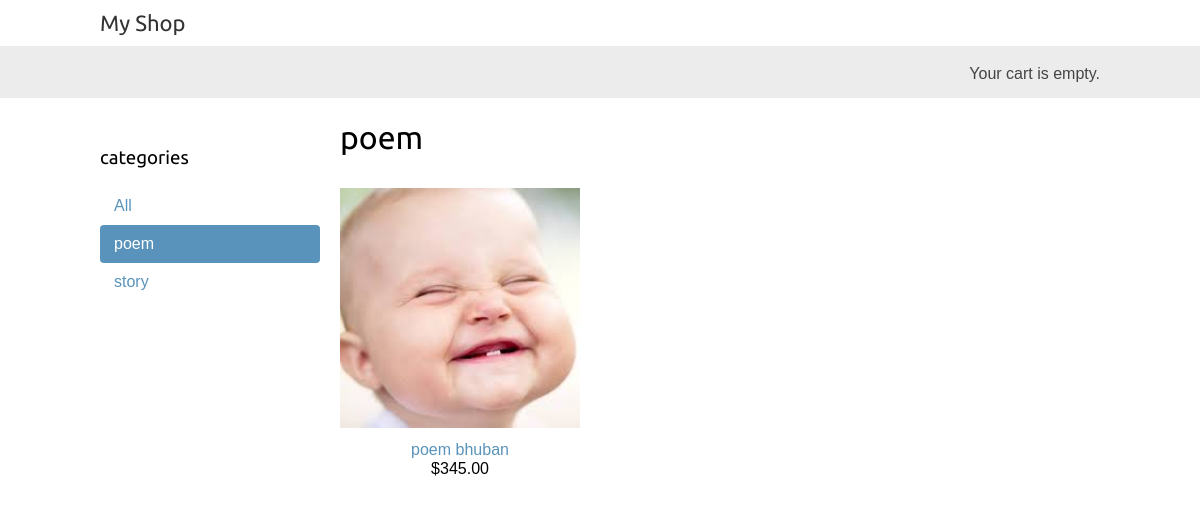
The app's page /poem/ with its own data.
### shop/models.py (models this page shows)
class Category(models.Model):
    name = models.CharField(max_length=200)
    slug = models.SlugField(max_length=200)
    def __str__(self):
        return self.name
    def get_absolute_url(self):
        return reverse('shop:product_list_by_category',args=[self.slug])

class Product(models.Model):
    category = models.ForeignKey(Category,related_name='products',on_delete=models.CASCADE)
    name = models.CharField(max_length=200, db_index=True)
    slug = models.SlugField(max_length=200, db_index=True)
    image = models.ImageField(upload_to='products/',blank=True)
    description = models.TextField(blank=True)
    price = models.DecimalField(max_digits=10, decimal_places=2)
    available = models.BooleanField(default=True)
    created = models.DateTimeField(auto_now_add=True)
    updated = models.DateTimeField(auto_now=True)
    def __str__(self):
        return self.name
    def get_absolute_url(self):
        return reverse('shop:product_detail',args=[self.id, self.slug])

### shop/views.py (the view)
# urls.py: path('',product_list,name='product_list'),
def product_list(request,category_slug=None):
    category = None
    categories = Category.objects.all()
    products = Product.objects.filter(available=True)
    if category_slug:
        category = get_object_or_404(Category, slug=category_slug)
        products = products.filter(category=category)
    print(products)
    return render(request,'shop/product/list.html',{'category': category,'categories': categories,'products': products})

### cart/cart.py (called while the page is built)
    def __len__(self):
        return sum(item['quantity'] for item in self.cart.values())

### cart/context_processors.py (called while the page is built)
def cart(request):
    return {'cart':Cart(request)}

### shop/templates/shop/product/list.html (shortened to what this page needs)
{% extends 'shop/base.html' %}
{% load static %}
{% block content %}
    <div id="sidebar">
        <h3>categories</h3>
        <ul>
            <li {% if not category %}class="selected"{% endif %}>
                <a href="{% url 'shop:product_list' %}">All</a>
            </li>
            {% for c in categories %}
            <li {% if category.slug == c.slug %}class="selected" {% endif %}>
                <a href="{{ c.get_absolute_url }}">{{c.name}}</a>
            </li>
            {% endfor %}
        </ul>
    </div>
    <div id="main" class="product-list">
        <h1>
            {% if category %}
                {{ category.name }}
            {% else %}
                Products
            {% endif %}
        </h1>
        {% for product in products %}
        <div class="item">
            <a href="{{ product.get_absolute_url }}">
                <img src="{% if product.image %} {{ product.image.url }} {%else %}{% static 'img/no_image.jpeg' %}{% endif %}" > <br>
            </a>
            <a href="{{ product.get_absolute_url }}">{{ product.name }}</a>
            <br>
            ${{ product.price }}
            </div>
        {% endfor %}
    </div>
{% endblock content %}

### shop/static/css/base.css (style rules this page uses)
body { margin:0; padding:0; font-family:helvetica, sans-serif; }
h1, h2, h3, h4, h5 , h6 { font-family: 'Ubuntu', sans-serif; font-weight:normal; }
a { text-decoration:none; color:#5993bb; }
#sidebar { width:220px; padding:30px 20px 0 0; float:left; }
#sidebar ul { margin:0; padding:0; }
#sidebar ul li { margin:0; list-style:none; padding:10px 14px; }
#sidebar ul li a { display:block; }
#sidebar ul li.selected { background:#5993bb; border-radius:4px; }
#sidebar ul li.selected a { color:#fff; }
#main { float:left; width: 96%; margin-right:-220px; overflow:hidden; }
.product-list .item { width:25%; padding:10px 20px 10px 0; float:left; text-align:center; line-height:1.2; }
.product-list .item img { width:100%; margin-bottom:8px; }

### records on screen
Category: name "poem"
Category: name "story"
Product: name "poem bhuban", price "345.00"
